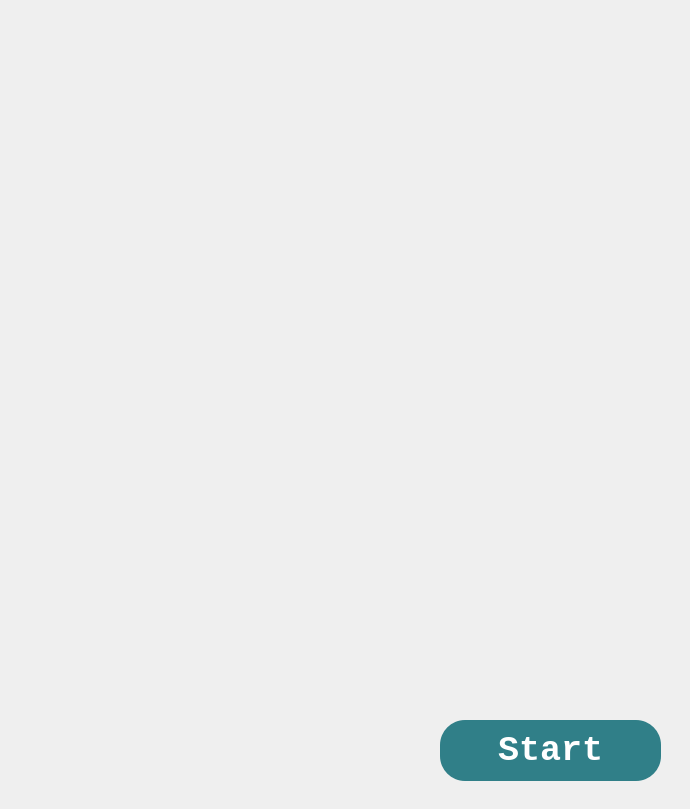
<?xml version="1.0" encoding="UTF-8"?>
<ui version="4.0">
 <class>Dialog</class>
 <widget class="QDialog" name="Dialog">
  <property name="geometry">
   <rect>
    <x>0</x>
    <y>0</y>
    <width>690</width>
    <height>809</height>
   </rect>
  </property>
  <property name="windowTitle">
   <string>Dialog</string>
  </property>
  <widget class="QLabel" name="label">
   <property name="geometry">
    <rect>
     <x>0</x>
     <y>0</y>
     <width>691</width>
     <height>611</height>
    </rect>
   </property>
   <property name="text">
    <string/>
   </property>
  </widget>
  <widget class="QLabel" name="logo">
   <property name="geometry">
    <rect>
     <x>140</x>
     <y>40</y>
     <width>401</width>
     <height>81</height>
    </rect>
   </property>
   <property name="text">
    <string/>
   </property>
  </widget>
  <widget class="QPushButton" name="start">
   <property name="geometry">
    <rect>
     <x>440</x>
     <y>720</y>
     <width>221</width>
     <height>61</height>
    </rect>
   </property>
   <property name="font">
    <font>
     <family>Monospace</family>
     <pointsize>-1</pointsize>
     <weight>75</weight>
     <bold>true</bold>
    </font>
   </property>
   <property name="styleSheet">
    <string notr="true">border-radius: 25px;
background-color: rgb(48, 127, 136);
font-size:35px;
font-weight: bold;
color: rgb(255, 255, 255);</string>
   </property>
   <property name="text">
    <string>Start</string>
   </property>
  </widget>
 </widget>
 <resources/>
 <connections/>
</ui>
